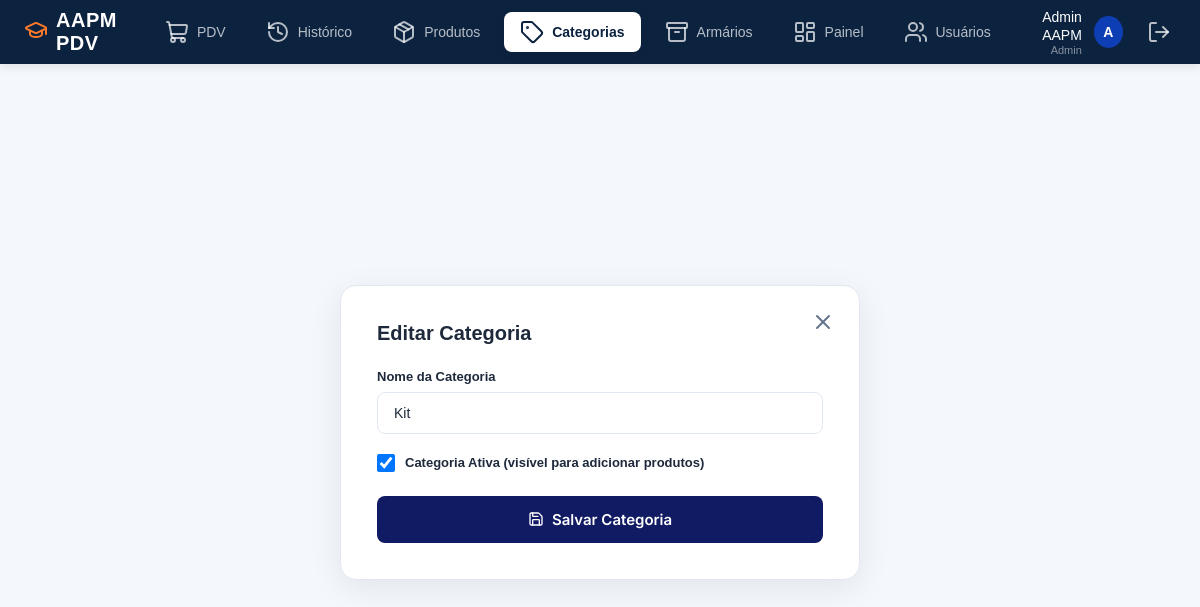
The app's page /categorias/1/editar (signed in), older data.
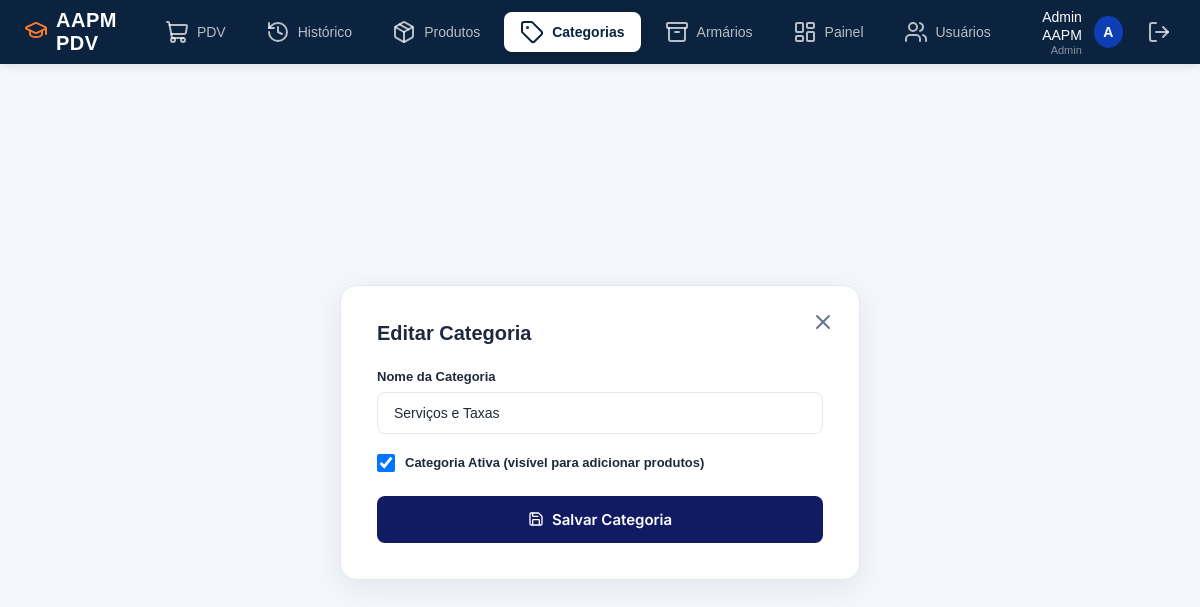
The same page, newer data.
### app/models/categoria.py (models this page shows)
class Categoria(Base):
    __tablename__ = "categorias"
    id = Column(Integer, primary_key=True, autoincrement=True, index=True)
    nome  = Column(String(100), nullable=False, unique=True)
    ativo = Column(Boolean, default=True)
    produtos = relationship("Produto", back_populates="categoria", lazy="select")

### app/controllers/categoria_controller.py (the view)
@router.get("/{categoria_id}/editar")
def form_editar_categoria(
    categoria_id: int,
    request: Request,
    db: Session = Depends(get_db),
    admin = Depends(get_admin)
):
    editando = db.query(Categoria).filter(
        Categoria.id == categoria_id
    ).first()
    if not editando:
        return RedirectResponse(url="/categorias", status_code=302)
    return templates.TemplateResponse(
        request,
        "categorias/form.html",
        {
            "request":  request,
            "usuario":  admin,
            "editando": editando,
        }
    )

### app/templates/categorias/form.html (shortened to what this page needs)
{% extends "base.html" %}
{% block styles %}
<link rel="stylesheet" href="/static/css/produtos.css">
{% endblock %}
{% block content %}
<div class="page-wrapper form-wrapper">
    <div class="form-card">
        <a href="/categorias" class="close-btn" title="Cancelar">
            <i data-lucide="x"></i>
        </a>
        <h2 class="form-title">{{ "Editar Categoria" if editando else "Nova Categoria" }}</h2>
        <form method="post"
              action="{{ '/categorias/' + editando.id|string + '/editar' if editando else '/categorias/nova' }}">
            <div class="form-group">
                <label class="form-label">Nome da Categoria</label>
                <input type="text"
                       name="nome"
                       class="form-control"
                       value="{{ editando.nome if editando else (valores.nome if valores else '') }}"
                       required>
            </div>
            <div class="form-group" style="flex-direction: row; align-items: center; gap: 10px; margin-top: 20px;">
                <input type="checkbox"
                       name="ativo"
                       id="ativo"
                       style="width: 18px; height: 18px; cursor: pointer;"
                       {{ 'checked' if not editando or editando.ativo else '' }}>
                <label for="ativo" class="form-label" style="margin: 0; cursor: pointer; user-select: none;">
                    Categoria Ativa (visível para adicionar produtos)
                </label>
            </div>
            <button type="submit" class="btn-submit" style="margin-top: 24px;">
                <i data-lucide="save" style="width:16px;height:16px;"></i>
                {{ "Salvar Categoria" if editando else "Criar Categoria" }}
            </button>
        </form>
    </div>
</div>
{% endblock %}

Row changes from the older to the newer data that the page shows:
changed Categoria: nome "Kit" → "Serviços e Taxas"
